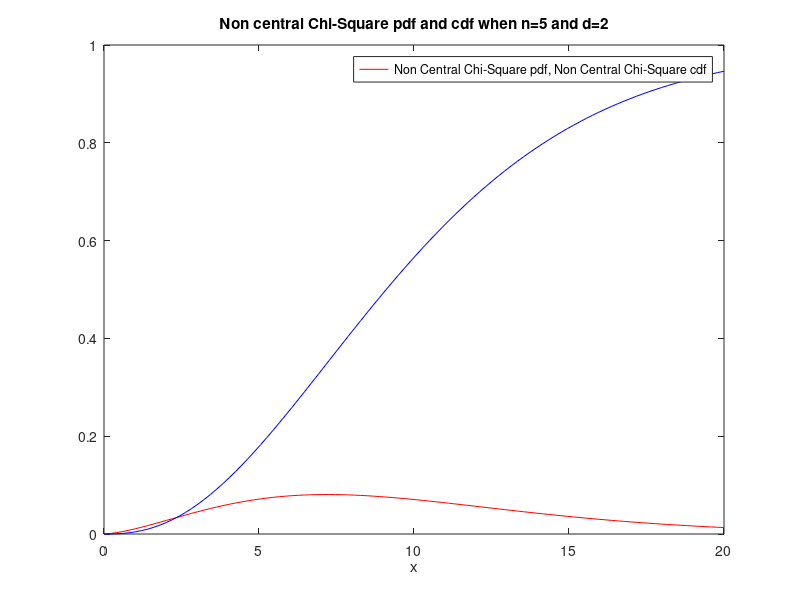

The MATLAB source for this figure: (Note: this script raises an error after producing the figure.)
%% TEST 1 2021

%% Plot the non-centra chi-squared distribution

% Assign Parameters
n = 5; % degrees of freedom
d = 5; % non-centrality parameter 

% Assign x range
x = linspace(0,20,100);

%% Compute and plot the PDF and CDF
fncchi2 = pdf("ncx2", x, n, d);
Fncchi2 = cdf("ncx2", x, n, d);

% Make the plot 
figure(1)
plot(x, fncchi2, "r", x, Fncchi2, "b")
xlabel("x")
title("Non central Chi-Square pdf and cdf when n=5 and d=2")
legend("Non Central Chi-Square pdf, Non Central Chi-Square cdf")

%% Sample the non-central chi-squaree distribution

%(a.)

d = 5;
lambda = 5;
nsample =20000;
ngrid = 100;
a = 0; % left truncation
b = 20; % right truncation
deltax = (b-a)/ngrid;


%X = icdf("ncx2", rand(1,nsample), d, lambda); % 50 times slower
X = ncx2rnd(d, lambda, 1, nsample);

figure(2)
x2 = [x-deltax/2 x(end)+deltax/2]; % bin edges 
ho = histogram(X, x2, "Normalization","pdf"); % histogram object
hold on
plot(x,fncchi2,"r", "Linewidth", 2);
xlim([a b]);
xlabel("x")
ylabel("f")
legend("Sampled, Theory")
title("Non-central chi-square PDF with d=5 and \lambda=5")

figure(3)
h2 = ho.Values;
plot(x, h2, "b", x, fncchi2, "r--", "LineWidth", 2)
xlim([a,b])
xlabel("x")
ylabel("f")
legend("Sampled", "Theory")
title("Non-central chi-square PDF with d=5 and \lambda=5")


% (b)

%New uniform random values
U=rand(1,n);

figure(4)
plot(x, fncchi2);
hold on




